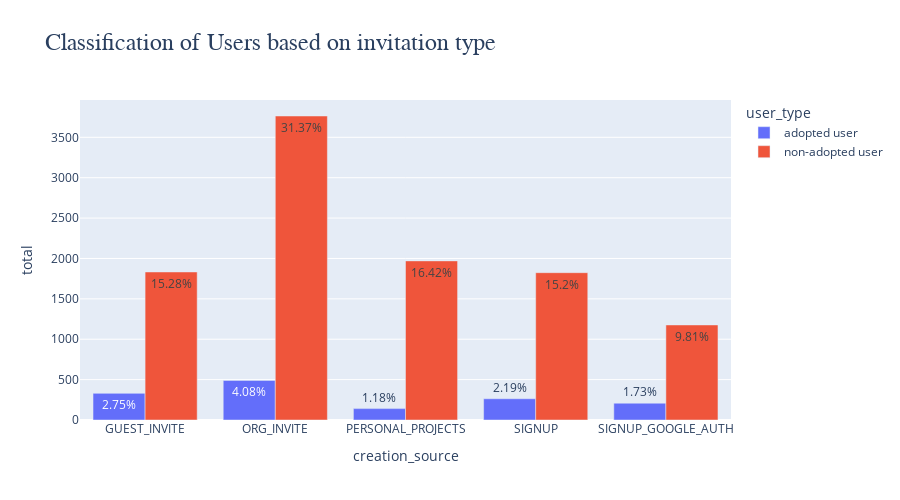

Here is the notebook cell this chart was saved with:
### Code cell
# Plot creation source classification
fig = px.bar(
    df1,
    x='creation_source',
    y='total',
    color='user_type',
    barmode='group',
    title="Classification of Users based on invitation type",
    text=df1.percentage.apply(lambda x: '{}%'.format(x))
)

fig.update_layout(
    height=500,
    width=900,
    title= dict(
        font=dict(
            family='Time New Roman',
            size=24
        )
    )
)
fig.show()

### Figure 1 — Plotly figure (JSON) as saved in the notebook; plotly's stock layout.template omitted (floating-point values rounded to 4 significant figures)
{"data": [{"alignmentgroup": "True", "hovertemplate": "user_type=adopted user<br>creation_source=%{x}<br>total=%{y}<br>text=%{text}<extra></extra>", "legendgroup": "adopted user", "marker": {"color": "#636efa", "pattern": {"shape": ""}}, "name": "adopted user", "offsetgroup": "adopted user", "orientation": "v", "showlegend": true, "text": ["2.75%", "4.08%", "1.18%", "2.19%", "1.73%"], "textposition": "auto", "type": "bar", "x": ["GUEST_INVITE", "ORG_INVITE", "PERSONAL_PROJECTS", "SIGNUP", "SIGNUP_GOOGLE_AUTH"], "xaxis": "x", "y": [330, 490, 141, 263, 208], "yaxis": "y"}, {"alignmentgroup": "True", "hovertemplate": "user_type=non-adopted user<br>creation_source=%{x}<br>total=%{y}<br>text=%{text}<extra></extra>", "legendgroup": "non-adopted user", "marker": {"color": "#EF553B", "pattern": {"shape": ""}}, "name": "non-adopted user", "offsetgroup": "non-adopted user", "orientation": "v", "showlegend": true, "text": ["15.28%", "31.37%", "16.42%", "15.2%", "9.81%"], "textposition": "auto", "type": "bar", "x": ["GUEST_INVITE", "ORG_INVITE", "PERSONAL_PROJECTS", "SIGNUP", "SIGNUP_GOOGLE_AUTH"], "xaxis": "x", "y": [1833, 3764, 1970, 1824, 1177], "yaxis": "y"}], "layout": {"barmode": "group", "height": 500, "legend": {"title": {"text": "user_type"}, "tracegroupgap": 0}, "title": {"font": {"family": "Time New Roman", "size": 24}, "text": "Classification of Users based on invitation type"}, "width": 900, "xaxis": {"anchor": "y", "domain": [0, 1], "title": {"text": "creation_source"}}, "yaxis": {"anchor": "x", "domain": [0, 1], "title": {"text": "total"}}}}
